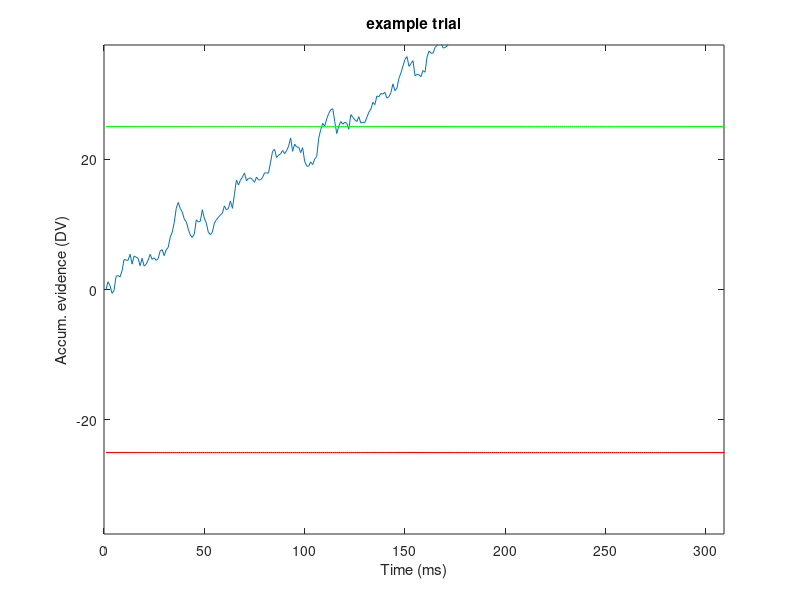

Recreate this plot in MATLAB. (Note: this script raises an error after producing the figure.)
%% simDDM_simple.m
% simple simulation of a 1D drift-diffusion model in the context of a
% choice-RT motion discrimination task (see e.g. Shadlen et al. 2006)
% [does not include confidence]

% CF circa 2015

clear all; close all;

ntrials = 50000;

% different levels of motion strength ('coherence')
% we use +/- eps instead of zero so that there is a direction (and hence a
% correct answer) associated with zero coh
cohs = [-0.512 -0.256 -0.128 -0.064 -0.032 -eps eps 0.032 0.064 0.128 0.256 0.512];

% delta-T (time step, in ms)
dT = 1;
% max duration of stimulus
maxdur = 2000;
timeAxis = 0:dT:maxdur;

% randomize coherence and duration for all trials (n draws with replacement)
coh = randsample(cohs,ntrials,'true')';



%% model parameters (play arocund with these to see their effects)
k = 0.3; % 'drift rate' or sensitivity term: a constant converting stimulus
         % strength into units of momentary evidence
sigma = 1; % standard deviation of momentary evidence; often fixed at 1
B = 25; % height of the bound, or threshold, for decision termination
Tnd = 300; % non-decision time

%% simulate the diffusion process

% initialize variables
dv = nan(ntrials,length(timeAxis)); % the decision variable, DV, as a function of time, for each trial
choice = nan(ntrials,1); % vector to store choices: 2=right=positive, 1=left=negative
RT = nan(ntrials,1); % reaction time
finalV = nan(ntrials,1); % endpoint of the DV
hitBound = nan(ntrials,1);

tic
for n = 1:ntrials
    
    mu = k * coh(n); % mean of momentary evidence

    % diffusion process: slow version***
    if n==1 % ***run this once, for illustration purposes
        momentaryEvidence = nan(maxdur,1);
        for t = 1:maxdur
            momentaryEvidence(t) = randn*sigma + mu; % sample from normal dist with mean=mu, s.d.=sigma
        end
        dv(n,1) = 0; % dv starts at zero (boundary condition)
        dv(n,2:maxdur+1) = cumsum(momentaryEvidence); % then evolves as the cumulative sum of M.E.
        figure; plot(dv(n,:)); hold on; title('example trial');
        plot(1:length(dv),ones(1,length(dv))*B,'g-');
        plot(1:length(dv),ones(1,length(dv))*-B,'r-');
        tempRT = find(abs(dv(n,:))>=B, 1);
        xlim([0 tempRT + 200]); ylim([-B*1.5 B*1.5]);
        xlabel('Time (ms)'); ylabel('Accum. evidence (DV)');
        % (evidence is shown continuing to accumulate past the bound,
        % although it realy stops there; this can be useful
        % for diagnosing problems with certain parameter settings)
    end    

    % faster version: does not require a FOR loop over the variable t
    dv(n,:) = [0, cumsum(normrnd(mu,sigma,1,maxdur))];
        
    tempRT = find(abs(dv(n,:))>=B, 1);
    if isempty(tempRT) % did not hit bound
        RT(n) = maxdur;
        finalV(n) = dv(n,RT(n));
        hitBound(n) = 0;
    else % hit bound
        RT(n) = tempRT;
        finalV(n) = B*sign(dv(n,RT(n)));
        hitBound(n) = 1;
    end
    choice(n) = sign(finalV(n));  
end
toc

RT = RT + Tnd;

% quick sanity check to see if params give reasonable performance
pCorrect_total = sum(sign(choice)==sign(coh)) / ntrials


%% format data as in experimental data files and generate output structs

coh(coh==0) = sign(randn)*eps; % should have no actual zeros, but if so, sign them randomly;
                               % this is just to assign a direction and correct/error
data.correct = choice==sign(coh);
data.direction = nan(ntrials,1);
data.direction(coh>0) = 0;
data.direction(coh<0) = 180;
coh(abs(coh)<1e-6) = 0; % now go back to one 'zero'
data.coherence = abs(coh);
data.scoh = coh;

data.choice = choice;
data.choice(data.choice==-1) = 0; % code elsewhere assumes 0s and 1s
data.RT = RT/1000; % convert to seconds

conftask = 0; RTtask = 1; RTCorrOnly = 0;
parsedData = Dots_parseData(data,conftask,RTtask,RTCorrOnly);

% plot
cohs = unique(coh); wFit = 0; forTalk = 0;
Dots_plot(parsedData,cohs,conftask,RTtask,wFit,forTalk)



